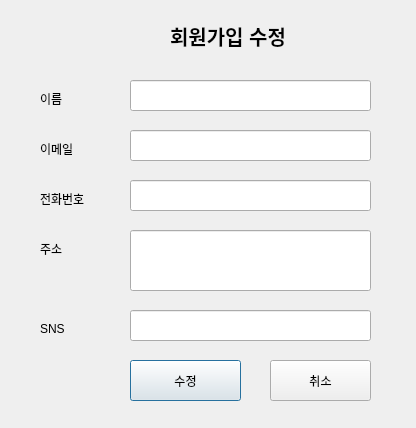
<?xml version="1.0" encoding="UTF-8"?>
<ui version="4.0">
 <class>Dialog</class>
 <widget class="QDialog" name="Dialog">
  <property name="geometry">
   <rect>
    <x>0</x>
    <y>0</y>
    <width>416</width>
    <height>428</height>
   </rect>
  </property>
  <property name="windowTitle">
   <string>Dialog</string>
  </property>
  <widget class="QPushButton" name="btn_edit">
   <property name="geometry">
    <rect>
     <x>130</x>
     <y>360</y>
     <width>111</width>
     <height>41</height>
    </rect>
   </property>
   <property name="text">
    <string>수정</string>
   </property>
  </widget>
  <widget class="QLineEdit" name="le_name">
   <property name="geometry">
    <rect>
     <x>130</x>
     <y>80</y>
     <width>241</width>
     <height>31</height>
    </rect>
   </property>
  </widget>
  <widget class="QLineEdit" name="le_email">
   <property name="geometry">
    <rect>
     <x>130</x>
     <y>130</y>
     <width>241</width>
     <height>31</height>
    </rect>
   </property>
  </widget>
  <widget class="QLineEdit" name="le_addrs">
   <property name="geometry">
    <rect>
     <x>130</x>
     <y>230</y>
     <width>241</width>
     <height>61</height>
    </rect>
   </property>
  </widget>
  <widget class="QLineEdit" name="le_sns">
   <property name="geometry">
    <rect>
     <x>130</x>
     <y>310</y>
     <width>241</width>
     <height>31</height>
    </rect>
   </property>
  </widget>
  <widget class="QLabel" name="label">
   <property name="geometry">
    <rect>
     <x>40</x>
     <y>90</y>
     <width>67</width>
     <height>17</height>
    </rect>
   </property>
   <property name="text">
    <string>이름</string>
   </property>
  </widget>
  <widget class="QLabel" name="label_2">
   <property name="geometry">
    <rect>
     <x>40</x>
     <y>140</y>
     <width>67</width>
     <height>17</height>
    </rect>
   </property>
   <property name="text">
    <string>이메일</string>
   </property>
  </widget>
  <widget class="QLabel" name="label_3">
   <property name="geometry">
    <rect>
     <x>40</x>
     <y>240</y>
     <width>67</width>
     <height>17</height>
    </rect>
   </property>
   <property name="text">
    <string>주소</string>
   </property>
  </widget>
  <widget class="QLabel" name="label_4">
   <property name="geometry">
    <rect>
     <x>40</x>
     <y>320</y>
     <width>67</width>
     <height>17</height>
    </rect>
   </property>
   <property name="text">
    <string>SNS</string>
   </property>
  </widget>
  <widget class="QLabel" name="label_5">
   <property name="geometry">
    <rect>
     <x>170</x>
     <y>20</y>
     <width>121</width>
     <height>31</height>
    </rect>
   </property>
   <property name="font">
    <font>
     <pointsize>15</pointsize>
     <weight>75</weight>
     <bold>true</bold>
    </font>
   </property>
   <property name="text">
    <string>회원가입 수정</string>
   </property>
  </widget>
  <widget class="QLabel" name="label_6">
   <property name="geometry">
    <rect>
     <x>40</x>
     <y>190</y>
     <width>67</width>
     <height>17</height>
    </rect>
   </property>
   <property name="text">
    <string>전화번호</string>
   </property>
  </widget>
  <widget class="QLineEdit" name="le_telnos">
   <property name="geometry">
    <rect>
     <x>130</x>
     <y>180</y>
     <width>241</width>
     <height>31</height>
    </rect>
   </property>
  </widget>
  <widget class="QPushButton" name="btn_exit">
   <property name="geometry">
    <rect>
     <x>270</x>
     <y>360</y>
     <width>101</width>
     <height>41</height>
    </rect>
   </property>
   <property name="text">
    <string>취소</string>
   </property>
  </widget>
 </widget>
 <resources/>
 <connections/>
</ui>
